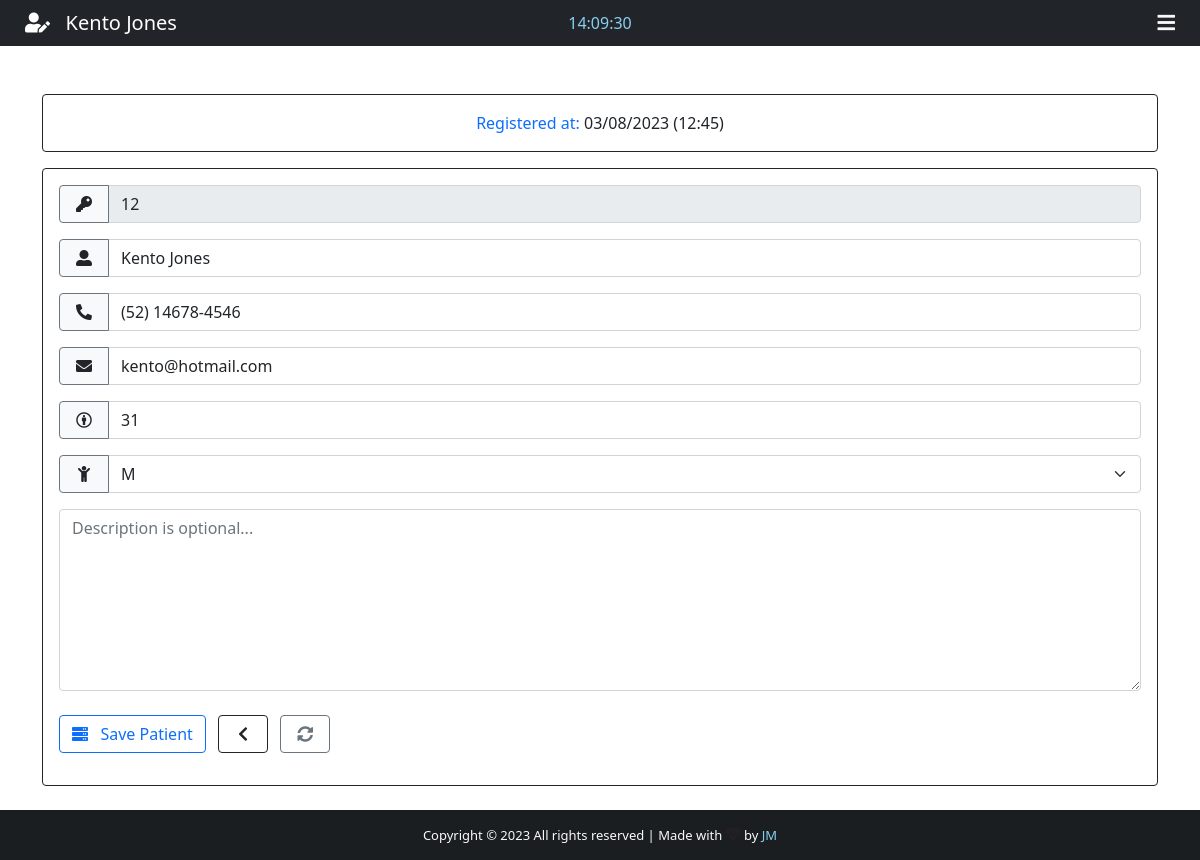
Screenshot of /patient/12 (signed in) with the database file from the repository.
### App/models.py (models this page shows, shortened)
class Patient(models.Model):
    GENDER = (
        ('M', 'M'),
        ('F', 'F'),
    )
    id = models.IntegerField(primary_key=True)
    name = models.CharField(max_length=40)
    phone = models.CharField(max_length=20)
    email = models.CharField(max_length=40)
    age = models.CharField(max_length=3)
    gender = models.CharField(max_length=1, null=True, choices=GENDER)
    note = models.TextField(blank=True)
    created_at = models.DateTimeField(auto_now_add=True)

### App/views.py (the view)
# urls.py: path('patient/<str:patient_id>', views.patient, name="patient"),
@cache_control(no_cache=True, must_revalidade=True, no_store=True)
@login_required(login_url="login")
def patient(request, patient_id):
    patient = Patient.objects.get(id=patient_id)
    if patient != None:
        return render(request, "edit.html", {'patient': patient})

### App/templates/edit.html (shortened to what this page needs)
{% extends 'add.html' %}
{% block nav-content %}
<i class="fas fa-user-edit"></i>&nbsp;&nbsp; {{ patient.name }}
{% endblock nav-content %}
{% block card-title %}
Registered at: <span class="text-dark">{{ patient.created_at | date:'m/d/Y (H:i)' }}</span>
{% endblock card-title %}
{% block Btn-content1 %} <i class="fas fa-server"></i>&nbsp;&nbsp; Save Patient {% endblock Btn-content1 %}
{% block Action %} action="/edit_patient" {% endblock Action %}
{% block Value-id %}
<div class="input-group mb-3">
    <span class="side-label btn border-secondary bg-light txt-sm"><i class="fas fa-key"></i></span>
    <input type="text" class="form-control txt-sm" name="id" value="{{ patient.id }}" readonly>
</div>
{% endblock Value-id %}
{% block Value-name %} value="{{ patient.name }}" {% endblock Value-name %}
{% block Value-phone %} value="{{ patient.phone }}" {% endblock Value-phone %}
{% block Value-email %} value="{{ patient.email }}" {% endblock Value-email %}
{% block Value-age %} value="{{ patient.age }}" {% endblock Value-age %}
{% block option %}
<option style="background-color: #d3d3d3; color: #007bff;">{{ patient.gender }}</option>
{% endblock option %}

### App/templates/add.html (shortened to what this page needs)
{% extends 'base.html' %}
{% block time %}
<div class="col-sm">
<center>
    <span id="clock" style="color: #89cff0;"></span>
</center>
</div>
{% endblock time %}
{% block btn-nav %}
<div class="text-light" id="sidebar" data-bs-toggle="offcanvas" data-bs-target="#offcanvasRight" aria-controls="offcanvasRight">
    <i class="fas fa-bars"></i>
</div>
{% endblock btn-nav %}
{% block footer %} style="color: #89cff0; text-decoration: none;" {% endblock footer %}
{% block content %}
<div class="container">
    <div class="row">
        <div class="col-lg-12">
            <div class="card card-body border-dark text-primary mt-5">
                <span class="text-center txt-sm" id="card-title">{% block card-title %} FILL OUT THE FORM BELOW {% endblock card-title %}</span>
            </div>
            <form {% block Action %} action="/add_patient" {% endblock Action %} method="POST" autocomplete="off" enctype="multipart/form-data" class="card p-3 border-dark mt-3">
                {% block Value-id %} {% endblock Value-id %}
                <div class="input-group mb-3">
                    <span class="side-label btn border-secondary bg-light txt-sm"><i class="fas fa-user-alt"></i></span>
                    <input type="text" class="form-control" name="name" id="name" maxlength="40" placeholder="First and Last name" {% block Value-name %} {% endblock Value-name %}>
                </div>
                <div class="input-group mb-3">
                    <span class="side-label btn border-secondary bg-light txt-sm"><i class="fas fa-phone-alt"></i></span>
                    <input type="text" class="form-control" name="phone" id="phone" placeholder="Patient phone" {% block Value-phone %} {% endblock Value-phone %}>
                </div>
                <div class="input-group mb-3">
                    <span class="side-label btn border-secondary bg-light txt-sm"><i class="fas fa-envelope"></i></span>
                    <input type="text" class="form-control" name="email" id="email" maxlength="40" placeholder="Patient email" {% block Value-email %} {% endblock Value-email %}>
                </div>
                <div class="input-group mb-3">
                    <span class="side-label btn border-secondary bg-light txt-sm"><i class="fab fa-creative-commons-by"></i></span>
                    <input type="text" class="form-control" name="age" id="age" maxlength="3" placeholder="Patient age" {% block Value-age %} {% endblock Value-age %}>
                </div>
                <div class="input-group mb-3">
                    <label><span class="side-label btn border-secondary bg-light txt-sm" style="border-radius: 4px 0px 0px 4px;"><i class="fas fa-child"></i></span></label>
                    <select class="form-select" name="gender" id="gender">
                        {% block option %}{% endblock option %}
                    </select>
                </div>
                <div class="form-group">
                    <textarea class="form-control txt-sm" name="note" rows="7" placeholder="Description is optional...">{% block note %}{% endblock note %}</textarea>
                </div>
                <div id="btn-desktop" class="mt-4" style="width: 100%;">
                    <button type="submit" class="btn btn-outline-primary mb-3 btn-add">
                        {% block Btn-content1 %}{% endblock Btn-content1 %}
                    </button>
                    <a href="{% url 'backend' %}" class="btn btn-outline-dark mb-3 ms-2" style="width: 50px;" title="Back">
                        <i class="fas fa-chevron-left"></i>
                    </a>
                    <button type="reset" class="btn btn-outline-secondary mb-3 ms-2" style="width: 50px;" title="Reset">
                        <i class="fas fa-sync-alt"></i>
                    </button>
                </div>
            </form>
        </div>
    </div>
</div>
<br><br><br>
{% endblock content %}

### App/static/css/style.css (style rules this page uses)
html, body { height: 100%; margin: 0; max-width: 100%; overflow: hidden; }
#sidebar, #front-nav-icon { float: right; margin-right: 25px; cursor: pointer; font-size: 20px; }
.side-label { width: 50px; }

### rows the page displays
Patient: name "Kento Jones", created_at "03/08/2023 (12:45)", id "12", phone "(52) 14678-4546", email "kento@hotmail.com", age "31", gender "M"
